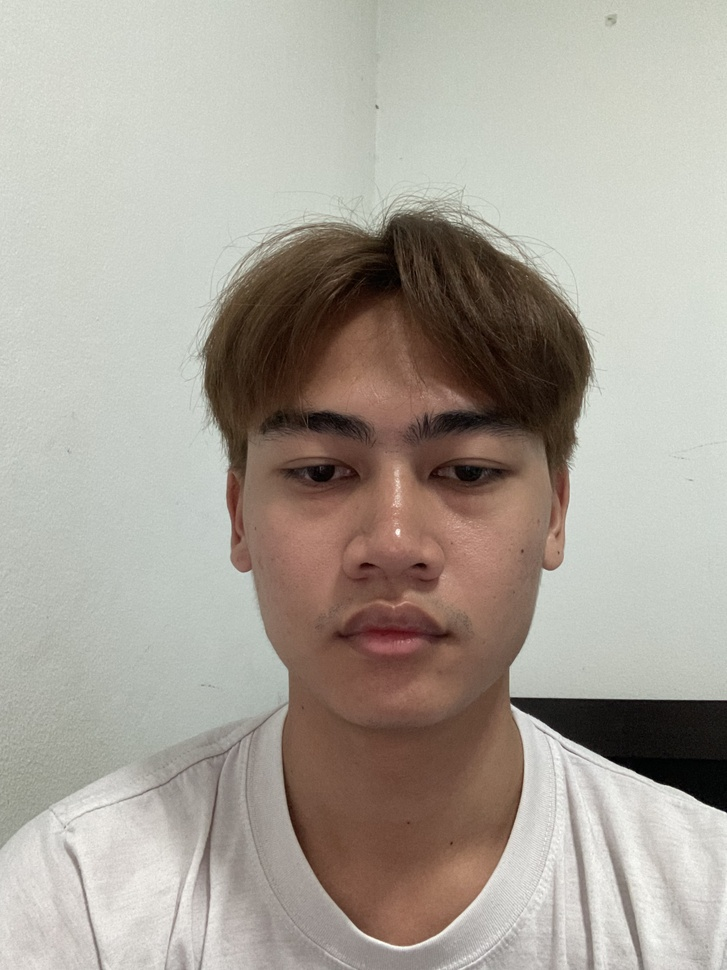
#> input picture face_record_tenflow/Poy/IMG_6161.jpg, 727 x 970 px, shrunk from 2316 x 3088 before the run, given in place of the camera
$ python 1.py   (older library calls are emulated)
#> lines starting #> are read from the running program, lines starting #| are printed output that depends on the picture
import cv2
import os
import time

# --- การตั้งค่าที่ปรับปรุงใหม่ ---
# ชื่อของบุคคลที่ต้องการเก็บภาพ
person_name = "Tawan"
output_folder = f"train/{person_name}"

# จำนวนรูปภาพที่ต้องการเก็บ
max_images = 50
saved_count = 0

# (ปรับปรุง) ตั้งค่าขนาดขั้นต่ำของใบหน้าที่จะตรวจจับ (เป็น pixel)
# ช่วยกรองใบหน้าที่อยู่ไกลหรือเล็กเกินไปออกไป
MIN_FACE_SIZE = (120, 120)

# (ปรับปรุง) ตั้งค่าการหน่วงเวลาระหว่างการบันทึกแต่ละภาพ (เป็นวินาที)
# เพื่อให้มีเวลาขยับใบหน้าเล็กน้อย ทำให้ได้มุมที่หลากหลายขึ้น
CAPTURE_DELAY = 0.2  # 0.2 วินาที
last_capture_time = time.time()

# --- โหลดตัวตรวจจับใบหน้าที่แม่นยำขึ้น ---
# ใช้ haarcascade_frontalface_default.xml ซึ่งมาพร้อมกับ OpenCV
face_cascade = cv2.CascadeClassifier(cv2.data.haarcascades + 'haarcascade_frontalface_default.xml')

# ตรวจสอบว่าไฟล์ cascade ถูกโหลดหรือไม่
if face_cascade.empty():
    print("❌ ERROR: Failed to load cascade file. Please check your OpenCV installation.")
    exit()

# --- เริ่มการทำงาน ---
print("กำลังเปิดกล้อง...")
cap = cv2.VideoCapture(0)

# (ปรับปรุง) ตรวจสอบว่าเปิดกล้องสำเร็จหรือไม่
if not cap.isOpened():
    print("❌ ERROR: ไม่สามารถเปิดกล้องได้, กรุณาตรวจสอบการเชื่อมต่อหรือสิทธิ์การเข้าถึง")
    exit()

# สร้างโฟลเดอร์สำหรับเก็บภาพ ถ้ายังไม่มี
os.makedirs(output_folder, exist_ok=True)
print("✅ เปิดกล้องสำเร็จ, เริ่มการจับภาพ...")
print(f"คำแนะนำ: ค่อยๆ หันใบหน้าไปทางซ้าย-ขวา, ขึ้น-ลง เล็กน้อยเพื่อให้ได้ภาพที่หลากหลาย")

while saved_count < max_images:
    ret, frame = cap.read()
#> frame is the input picture: shape (970, 727, 3); mean B, G, R 153.5, 163, 169.9
    if not ret:
        print("❌ ERROR: ไม่สามารถอ่านเฟรมจากกล้องได้")
        break

    # พลิกภาพซ้าย-ขวา (เหมือนส่องกระจก) เพื่อให้ใช้งานง่ายขึ้น
    frame = cv2.flip(frame, 1)
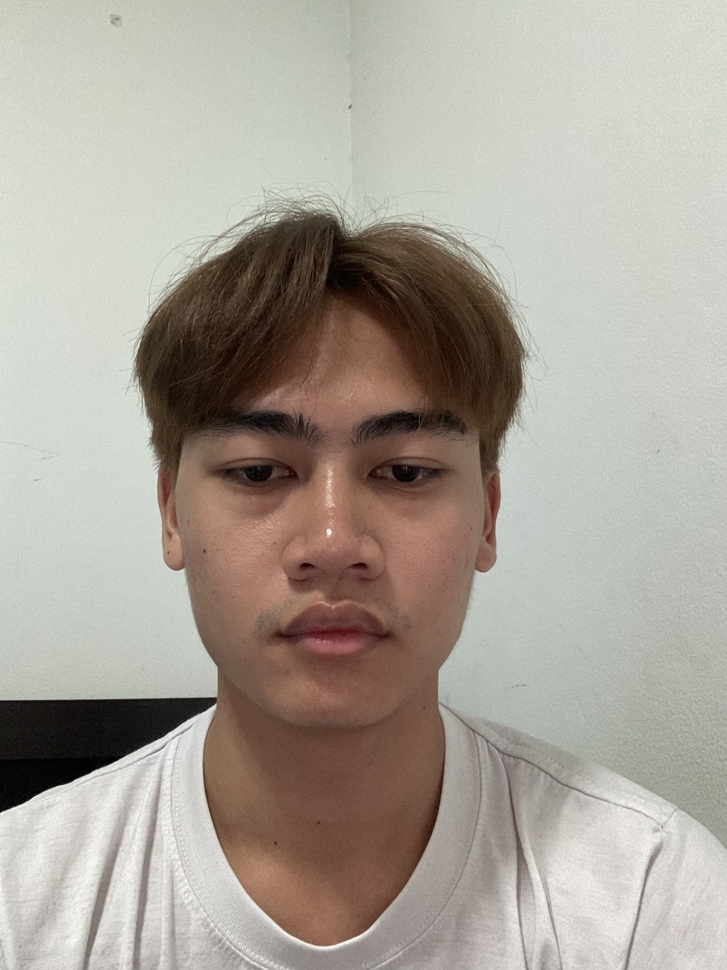
#> frame: shape (970, 727, 3); mean B, G, R 153.5, 163, 169.9

    gray = cv2.cvtColor(frame, cv2.COLOR_BGR2GRAY)
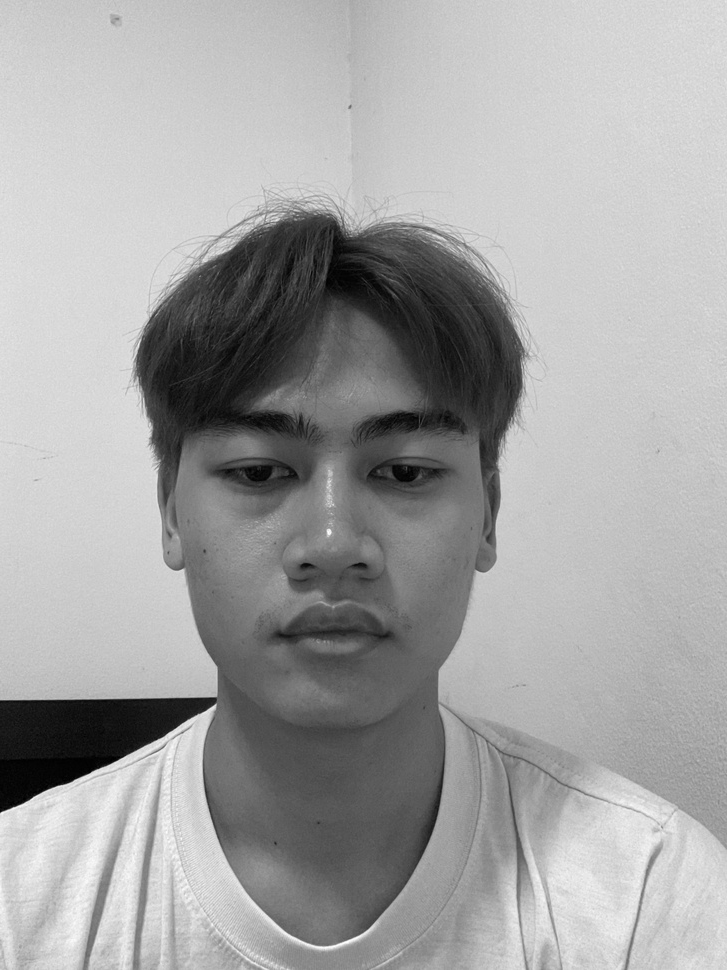
#> gray: shape (970, 727); min 0, max 254, mean 163.9

    faces = face_cascade.detectMultiScale(
        gray,
        scaleFactor=1.2,
        minNeighbors=6,
        minSize=MIN_FACE_SIZE
    )
#> faces = [[550, 795, 167, 167], [134, 315, 400, 400]]

    # (ปรับปรุง) ประมวลผลเฉพาะใบหน้าที่ใหญ่ที่สุดที่เจอในเฟรม
    if len(faces) > 0:
        faces = sorted(faces, key=lambda f: f[2] * f[3], reverse=True)
#> faces = [[134, 315, 400, 400], [550, 795, 167, 167]]
        x, y, w, h = faces[0]  # เลือกใช้เฉพาะใบหน้าที่ใหญ่ที่สุด
#> x = 134; y = 315; w = 400; h = 400

        current_time = time.time()
        # (ปรับปรุง) ตรวจสอบเงื่อนไขการหน่วงเวลาก่อนบันทึก
        if current_time - last_capture_time > CAPTURE_DELAY:
            # ครอบเฉพาะใบหน้า
            face_img = frame[y:y + h, x:x + w]
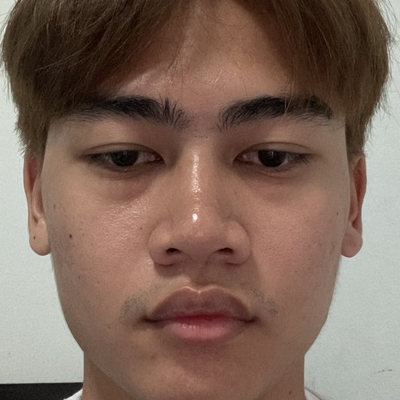
#> face_img: shape (400, 400, 3); mean B, G, R 90.5, 103, 126.7

            # (ปรับปรุง) ตรวจสอบคุณภาพของภาพ (ความเบลอ)
            laplacian_var = cv2.Laplacian(cv2.cvtColor(face_img, cv2.COLOR_BGR2GRAY), cv2.CV_64F).var()
#> laplacian_var = 211.4

            # ตั้งค่าเกณฑ์ความเบลอ (ปรับค่าได้ตามความเหมาะสม)
            BLUR_THRESHOLD = 50

            if laplacian_var > BLUR_THRESHOLD:
                # บันทึกรูปภาพ
                file_path = os.path.join(output_folder, f"{saved_count + 1}.jpg")
                cv2.imwrite(file_path, face_img, [cv2.IMWRITE_JPEG_QUALITY, 95])

                saved_count += 1
                last_capture_time = current_time  # อัปเดตเวลาที่บันทึกล่าสุด

                # แสดงสถานะบนใบหน้าว่า "บันทึกแล้ว!"
                cv2.putText(frame, "SAVED!", (x, y - 10), cv2.FONT_HERSHEY_SIMPLEX, 0.7, (0, 255, 0), 2)
            else:
                # แสดงสถานะว่า "เบลอ"
                cv2.putText(frame, "BLURRY", (x, y - 10), cv2.FONT_HERSHEY_SIMPLEX, 0.7, (0, 0, 255), 2)

        # วาดกรอบสี่เหลี่ยมรอบใบหน้า
        cv2.rectangle(frame, (x, y), (x + w, y + h), (255, 0, 0), 2)

    # --- แสดงข้อมูลบนหน้าจอ ---
    # แถบแสดงความคืบหน้า
    progress_percentage = saved_count / max_images if max_images > 0 else 0
    bar_x = 10
    bar_y = frame.shape[0] - 30  # ตำแหน่งด้านล่างของจอ
#> bar_y = 940
    bar_width = frame.shape[1] - 20
#> bar_width = 707
    bar_height = 20

    cv2.rectangle(frame, (bar_x, bar_y), (bar_x + bar_width, bar_y + bar_height), (100, 100, 100), cv2.FILLED)
    cv2.rectangle(frame, (bar_x, bar_y), (bar_x + int(bar_width * progress_percentage), bar_y + bar_height), (0, 255, 0), cv2.FILLED)
    cv2.putText(frame, f"{int(progress_percentage * 100)}%", (frame.shape[1] // 2 - 20, bar_y + 15), cv2.FONT_HERSHEY_SIMPLEX, 0.5, (255, 255, 255), 2)
#> frame: shape (970, 727, 3); mean B, G, R 152.5, 160.5, 166.9

    cv2.putText(frame, f"Press 'q' to quit", (10, 30), cv2.FONT_HERSHEY_SIMPLEX, 0.7, (0, 0, 255), 2)
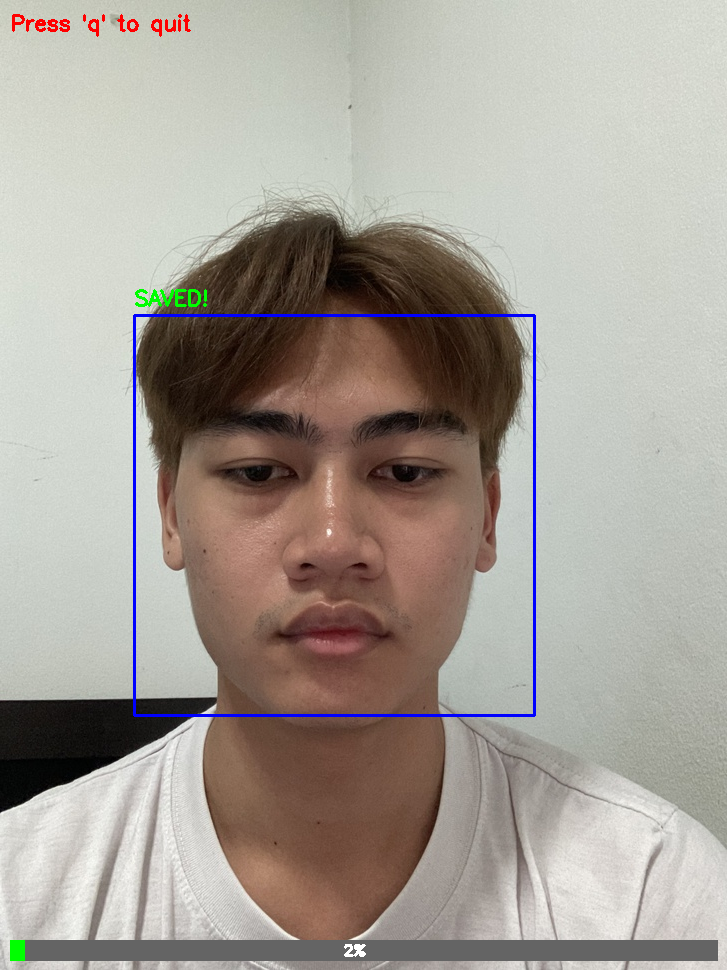
#> frame: shape (970, 727, 3); mean B, G, R 152.3, 160.2, 167
    cv2.imshow("Capturing Faces - By Tawan", frame)

    if cv2.waitKey(1) & 0xFF == ord("q"):
#> (key q is pressed here)
        print("\nผู้ใช้ยกเลิกการทำงาน")
        break

# --- สิ้นสุดการทำงาน ---
cap.release()
cv2.destroyAllWindows()

if saved_count >= max_images:
    print(f"\n✅ เก็บภาพครบแล้ว: {saved_count} ภาพ ที่โฟลเดอร์ {output_folder}")
else:
    print(f"\nสิ้นสุดการทำงาน, เก็บภาพได้ทั้งหมด: {saved_count} ภาพ")

$ run again, on face_record_tenflow/Poy/IMG_6164.jpg
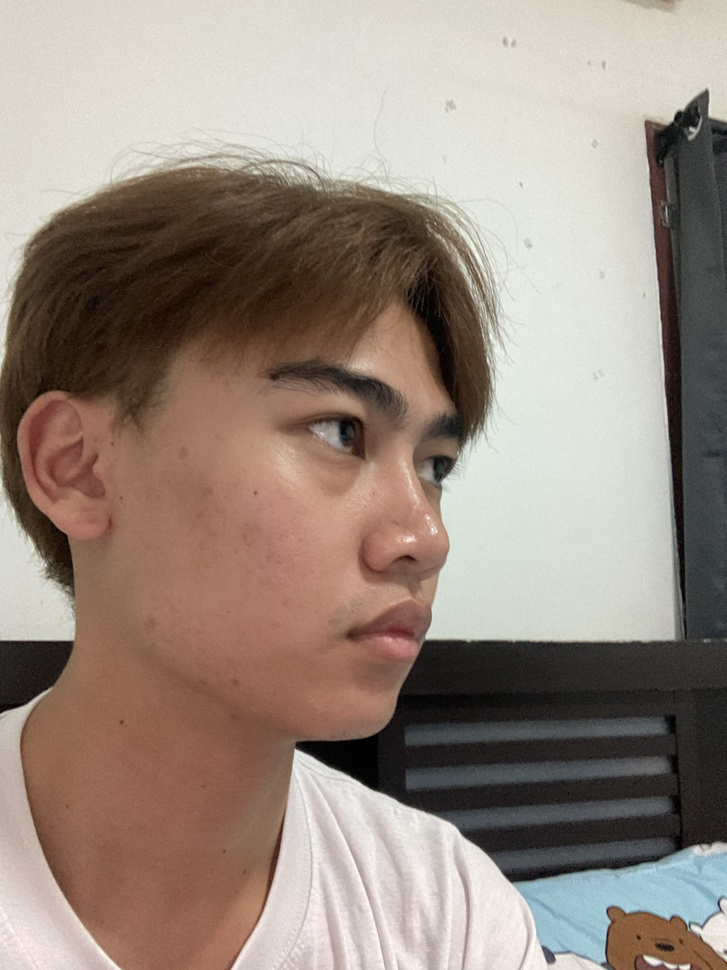
#> input picture face_record_tenflow/Poy/IMG_6164.jpg, 727 x 970 px, shrunk from 2316 x 3088 before the run, given in place of the camera
#> frame is the input picture: shape (970, 727, 3); mean B, G, R 126.8, 137.7, 152
#> `gray = cv2.cvtColor(frame, cv2.COLOR_BGR2GRAY)`:
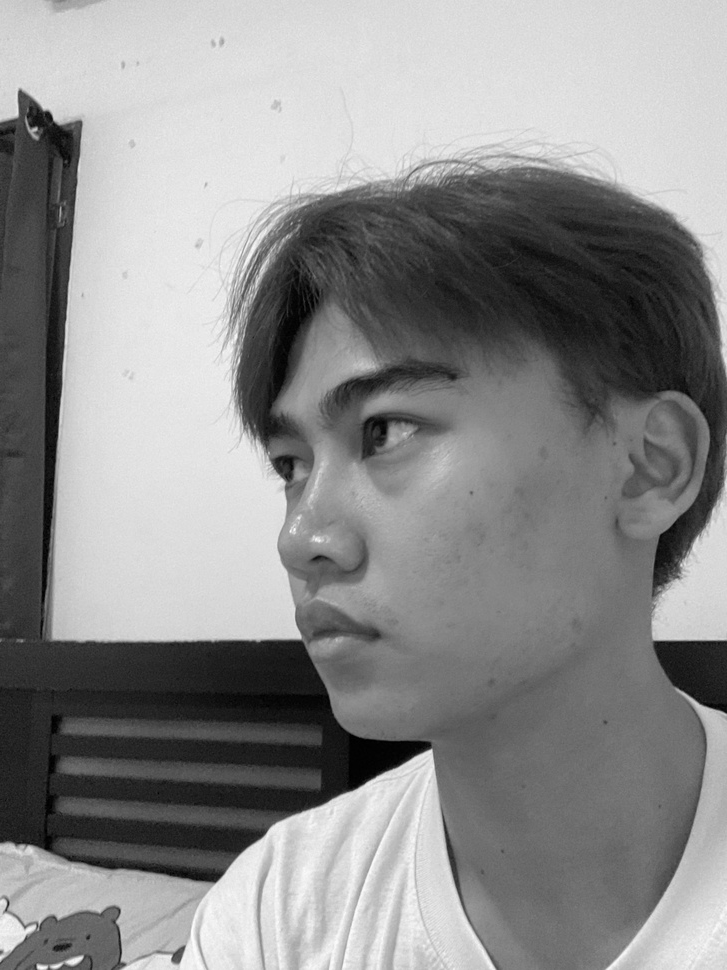
#> gray: shape (970, 727); min 0, max 253, mean 140.7
#> faces = ()
#> `cv2.putText(frame, f"Press 'q' to quit", (10, 30), cv2.FONT_HERSHEY_SI..`:
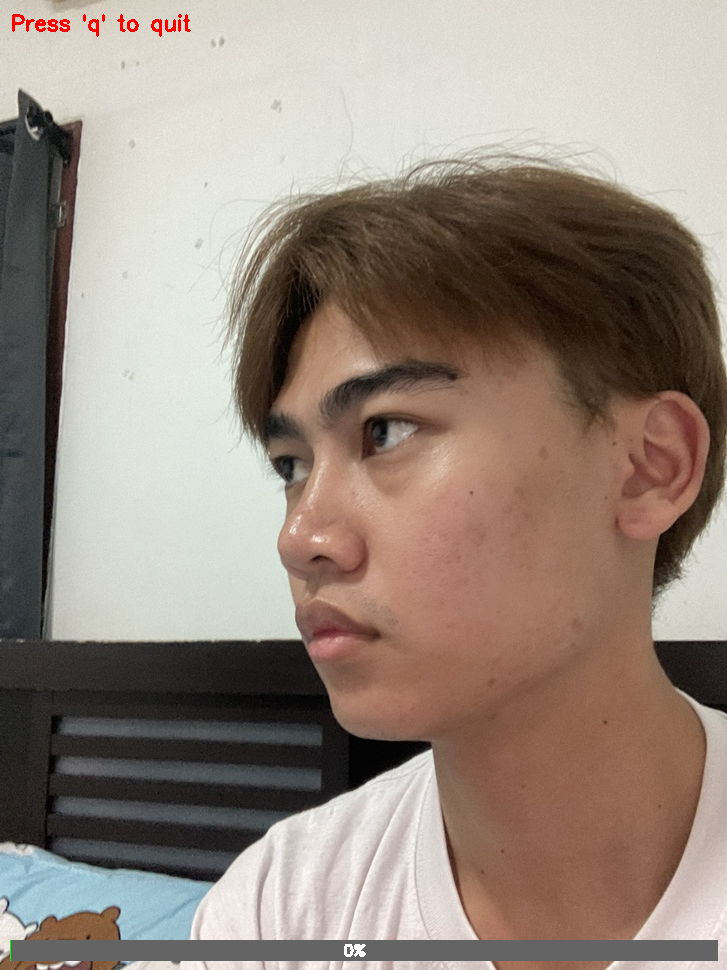
#> frame: shape (970, 727, 3); mean B, G, R 125.2, 135.9, 150.2

$ run again, on face_record_tenflow/Poy/IMG_6166.jpg
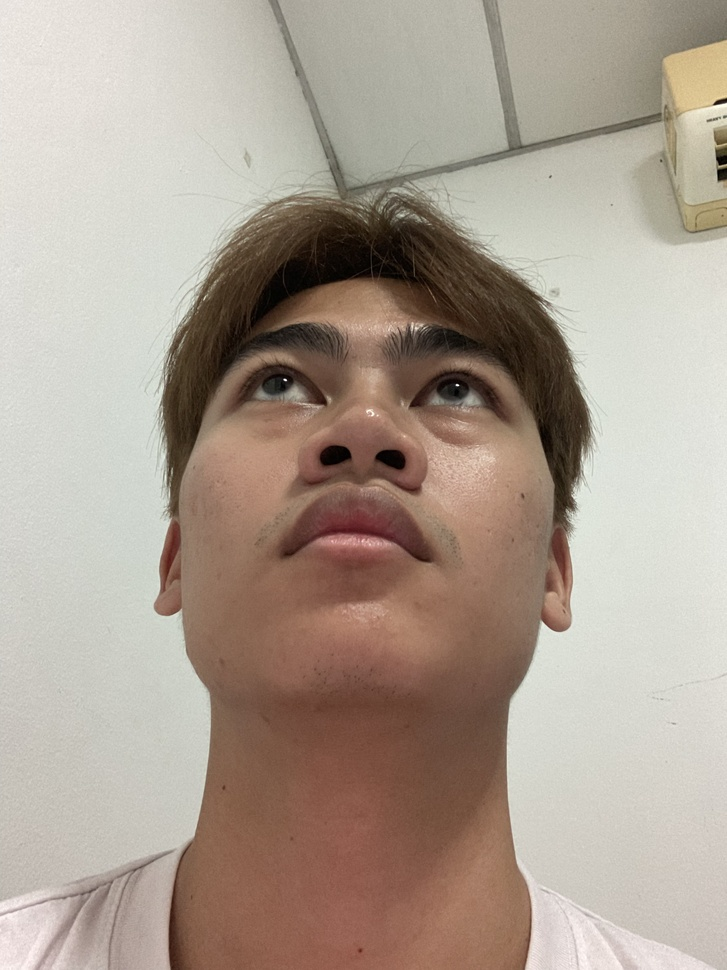
#> input picture face_record_tenflow/Poy/IMG_6166.jpg, 727 x 970 px, shrunk from 2316 x 3088 before the run, given in place of the camera
#> frame is the input picture: shape (970, 727, 3); mean B, G, R 146.3, 158.8, 172.3
#> `gray = cv2.cvtColor(frame, cv2.COLOR_BGR2GRAY)`:
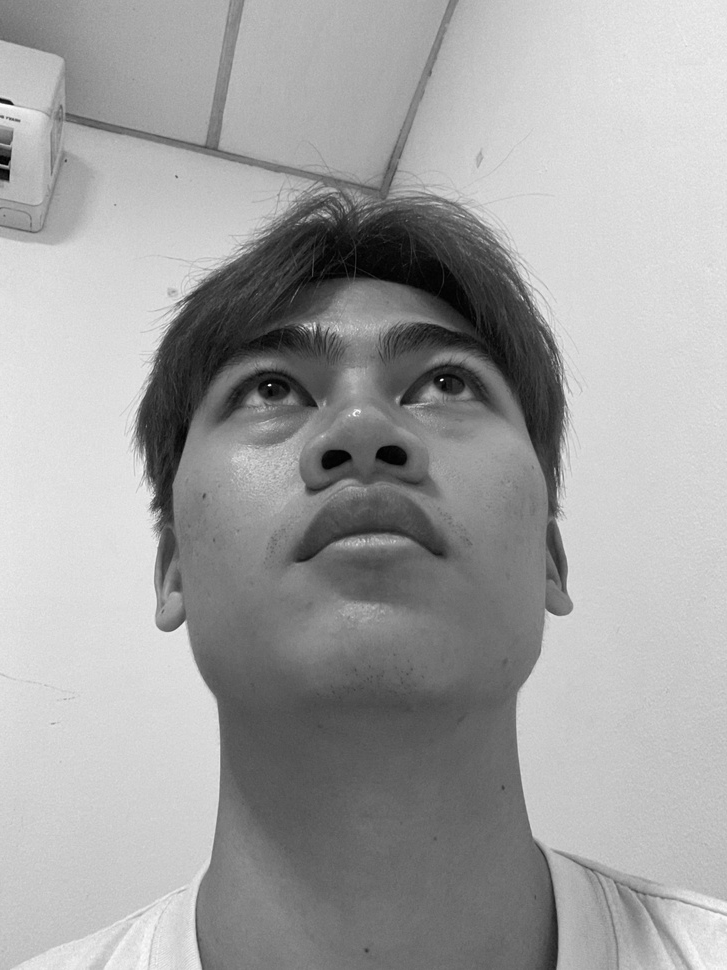
#> gray: shape (970, 727); min 0, max 254, mean 161.4
#> faces = ()
#> `cv2.putText(frame, f"Press 'q' to quit", (10, 30), cv2.FONT_HERSHEY_SI..`:
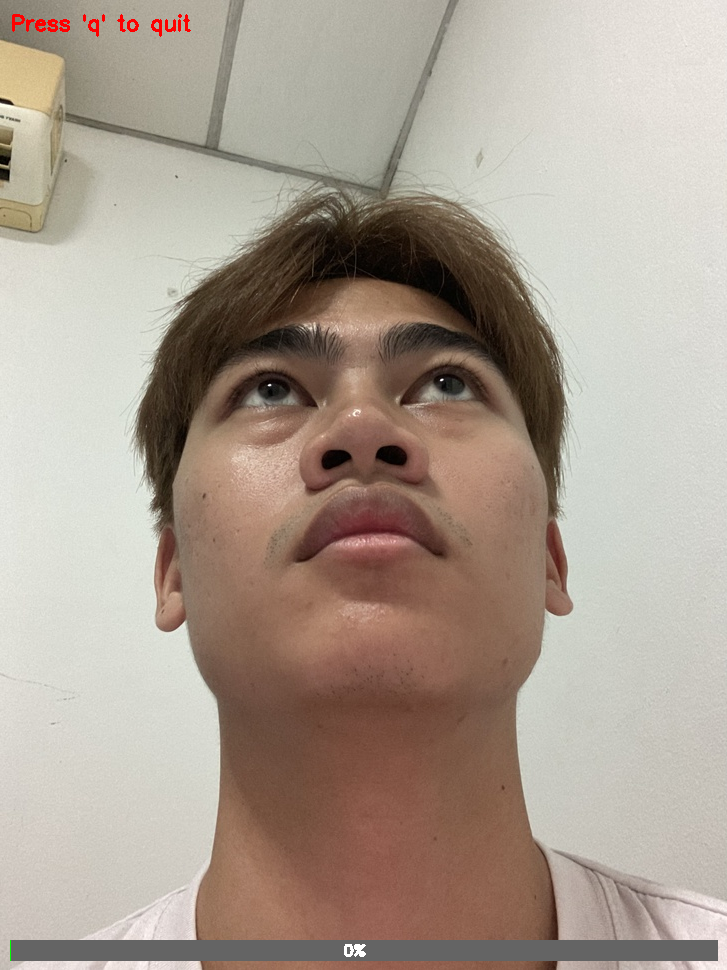
#> frame: shape (970, 727, 3); mean B, G, R 145.4, 157.6, 170.9
